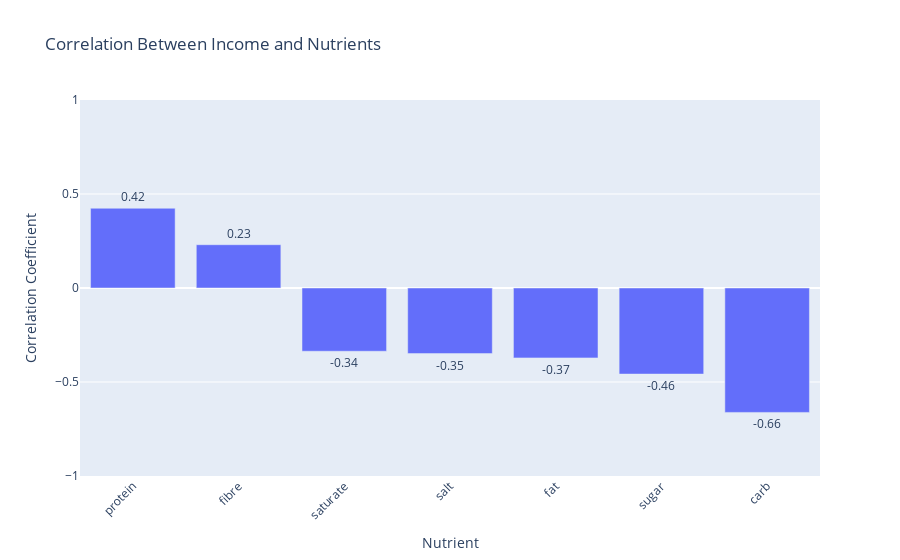

Notebook source saved alongside this figure:
### Code cell
fig = px.bar(correlation_df, x='Value', y='Correlation', text='Correlation',
             title='Correlation Between Income and Nutrients')
fig.update_layout(xaxis_title='Nutrient', yaxis_title='Correlation Coefficient', xaxis={'categoryorder':'total descending'})

fig.update_traces(texttemplate='%{y:.2f}', textposition='outside')

fig.update_layout(xaxis_tickangle=-45,
                  uniformtext_minsize=8, uniformtext_mode='hide',
                  yaxis_range = [-1,1])

fig.show()

### Figure 1 — Plotly figure (JSON) as saved in the notebook; plotly's stock layout.template omitted (floating-point values rounded to 4 significant figures)
{"data": [{"alignmentgroup": "True", "hovertemplate": "Value=%{x}<br>Correlation=%{text}<extra></extra>", "legendgroup": "", "marker": {"color": "#636efa", "pattern": {"shape": ""}}, "name": "", "offsetgroup": "", "orientation": "v", "showlegend": false, "text": [-0.3719, -0.4578, -0.3364, 0.4242, -0.6617, -0.349, 0.2303], "textposition": "outside", "texttemplate": "%{y:.2f}", "type": "bar", "x": ["fat", "sugar", "saturate", "protein", "carb", "salt", "fibre"], "xaxis": "x", "y": [-0.3719, -0.4578, -0.3364, 0.4242, -0.6617, -0.349, 0.2303], "yaxis": "y"}], "layout": {"barmode": "relative", "legend": {"tracegroupgap": 0}, "title": {"text": "Correlation Between Income and Nutrients"}, "uniformtext": {"minsize": 8, "mode": "hide"}, "xaxis": {"anchor": "y", "categoryorder": "total descending", "domain": [0, 1], "tickangle": -45, "title": {"text": "Nutrient"}}, "yaxis": {"anchor": "x", "domain": [0, 1], "range": [-1, 1], "title": {"text": "Correlation Coefficient"}}}}
